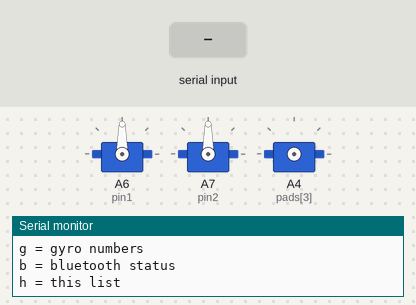
A sketch run on a simulated nRF52 board. Parts: 3 × servo, the last lines printed to the serial monitor. Wiring (inferred from the names in the program): L3G4200D gyroscope at I2C address 0x6A; L3G4200D gyroscope at I2C address 0x6B. The inputs (shaded band) are chosen by the test bench. A phone connects over Bluetooth LE 3 s after start.

Above: at 1.2 s.
1.3 s: "1" received over Serial
At 2.3 s:
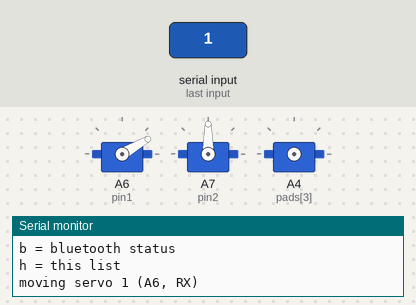
4.3 s: "2" received over Serial
At 5.9 s:
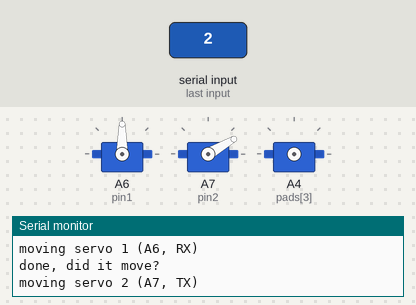
7.3 s: "a" received over Serial
At 8.8 s:
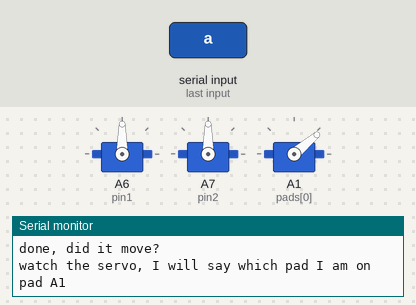
Timing chart, 0 to 16.3 s (numbered marks = the images above; inputs shaded):
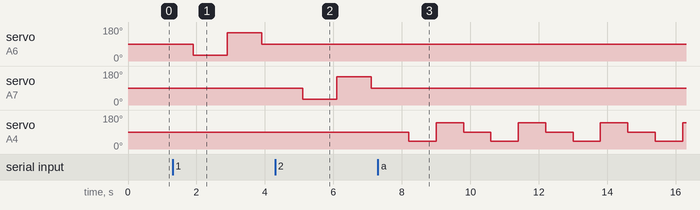

The sketch:

bottle_rocket_test.ino
```cpp
#include <bluefruit.h>
#include <Servo.h>
#include <Wire.h>

// open the serial monitor (115200), type a letter and press enter
// servo 1 is on A6 (RX), servo 2 is on A7 (TX), gyro on SDA / SCL

int pin1 = A6;
int pin2 = A7;

Servo servo1;
Servo servo2;
BLEUart bleuart;

TwoWire *bus = &Wire;
int gyroAddr = 0x6B;
bool gyroOk = false;

void writeReg(int reg, int val) {
  bus->beginTransmission(gyroAddr);
  bus->write(reg);
  bus->write(val);
  bus->endTransmission();
}

// returns the who am i value, 0 if nothing answered
int checkAddress(int addr) {
  gyroAddr = addr;
  bus->beginTransmission(gyroAddr);
  bus->write(0x0F);
  if (bus->endTransmission(false) != 0) return 0;
  bus->requestFrom(gyroAddr, 1);
  if (!bus->available()) return 0;
  return bus->read();
}

float readAxis(int lowReg) {
  bus->beginTransmission(gyroAddr);
  bus->write(lowReg);
  bus->endTransmission(false);
  bus->requestFrom(gyroAddr, 2);
  int low = bus->read();
  int high = bus->read();
  int raw = high * 256 + low;
  if (raw > 32767) raw = raw - 65536;
  return raw * 0.0175;
}

// lists every i2c address that answers on one bus
void scanBus(TwoWire *b, String name) {
  Serial.print("scanning ");
  Serial.println(name);
  int found = 0;
  for (int addr = 1; addr < 127; addr++) {
    b->beginTransmission(addr);
    if (b->endTransmission() == 0) {
      Serial.print("  found 0x");
      Serial.println(addr, HEX);
      found++;
    }
  }
  if (found == 0) Serial.println("  nothing found");
}

void scanAll() {
  scanBus(&Wire, "Wire");
#if WIRE_INTERFACES_COUNT > 1
  scanBus(&Wire1, "Wire1");
#endif
  Serial.println("the L3GD20H should show up as 0x6A or 0x6B");
  Serial.println("if the list is empty, the gyro has no power or the SDA/SCL wires are off");
}

bool lookOnBus(TwoWire *b) {
  bus = b;
  int id = checkAddress(0x6B);
  if (id == 0) id = checkAddress(0x6A);
  if (id == 0) return false;
  Serial.print("something answered at 0x");
  Serial.print(gyroAddr, HEX);
  Serial.print(", chip id 0x");
  Serial.println(id, HEX);
  return id == 0xD7;
}

void startGyro() {
  Wire.begin();
#if WIRE_INTERFACES_COUNT > 1
  Wire1.begin();
#endif

  if (lookOnBus(&Wire)) {
    Serial.println("gyro PASS: found on Wire");
    gyroOk = true;
  }
#if WIRE_INTERFACES_COUNT > 1
  else if (lookOnBus(&Wire1)) {
    Serial.println("gyro PASS: found on Wire1");
    gyroOk = true;
  }
#endif

  if (!gyroOk) {
    Serial.println("gyro FAIL: no L3GD20H found, type i to scan the bus");
    return;
  }
  writeReg(0x20, 0x0F);
  writeReg(0x23, 0x10);
}

// prints gyro numbers until you type something
void showGyro() {
  if (!gyroOk) {
    Serial.println("gyro was not found, nothing to read");
    return;
  }
  Serial.println("tilt it, type anything to stop");
  while (!Serial.available()) {
    Serial.print("x ");
    Serial.print(readAxis(0xA8));
    Serial.print("  y ");
    Serial.print(readAxis(0xAA));
    Serial.print("  z ");
    Serial.println(readAxis(0xAC));
    delay(300);
  }
  while (Serial.available()) Serial.read();
}

void moveServo(Servo &s, String name) {
  Serial.print("moving ");
  Serial.println(name);
  s.write(90);
  delay(600);
  s.write(30);
  delay(1000);
  s.write(150);
  delay(1000);
  s.write(90);
  delay(600);
  Serial.println("done, did it move?");
}

// wiggles a servo on every pad, so you can see which pad it is really on
void tryAllPads() {
  int pads[7] = {A1, A2, A3, A4, A5, A6, A7};
  Serial.println("watch the servo, I will say which pad I am on");
  for (int i = 0; i < 7; i++) {
    Serial.print("pad A");
    Serial.println(i + 1);
    Servo temp;
    temp.attach(pads[i]);
    temp.write(90);
    delay(500);
    temp.write(40);
    delay(800);
    temp.write(140);
    delay(800);
    temp.write(90);
    delay(300);
    temp.detach();
  }
  Serial.println("done. if it never moved, it is a power or ground problem");
}


// sends servo pulses by hand, no servo library
void rawTest() {
  Serial.println("raw pulses on both pins, no library");
  servo1.detach();
  servo2.detach();
  pinMode(pin1, OUTPUT);
  pinMode(pin2, OUTPUT);
  int widths[4] = {1500, 1000, 2000, 1500};
  for (int i = 0; i < 4; i++) {
    for (int n = 0; n < 40; n++) {
      digitalWrite(pin1, HIGH);
      digitalWrite(pin2, HIGH);
      delayMicroseconds(widths[i]);
      digitalWrite(pin1, LOW);
      digitalWrite(pin2, LOW);
      delay(19);
    }
  }
  servo1.attach(pin1);
  servo2.attach(pin2);
  Serial.println("done. if this moves but 1 / 2 did not, tell me");
}

void startBluetooth() {
  Bluefruit.begin();
  Bluefruit.setName("BottleRocket");
  bleuart.begin();
  Bluefruit.Advertising.addFlags(BLE_GAP_ADV_FLAGS_LE_ONLY_GENERAL_DISC_MODE);
  Bluefruit.Advertising.addTxPower();
  Bluefruit.Advertising.addService(bleuart);
  Bluefruit.ScanResponse.addName();
  Bluefruit.Advertising.restartOnDisconnect(true);
  Bluefruit.Advertising.start(0);
  Serial.println("bluetooth PASS: started, look for BottleRocket in the app");
}

void bluetoothStatus() {
  if (Bluefruit.connected()) {
    Serial.println("phone is connected, press buttons in the Control Pad");
  } else {
    Serial.println("no phone connected yet");
  }
}

// prints any buttons coming from the phone
void checkPhone() {
  while (bleuart.available() >= 5) {
    if (bleuart.peek() != '!') {
      bleuart.read();
      continue;
    }
    int p[5];
    for (int i = 0; i < 5; i++) p[i] = bleuart.read();
    if (p[1] == 'B' && p[3] == '1') {
      Serial.print("phone button ");
      Serial.println((char)p[2]);
    }
  }
}

void showHelp() {
  Serial.println("1 = move servo 1 (A6, RX)");
  Serial.println("2 = move servo 2 (A7, TX)");
  Serial.println("3 = move both");
  Serial.println("a = try a servo on every pad");
  Serial.println("r = raw pulses, no servo library");
  Serial.println("i = scan i2c for the gyro");
  Serial.println("g = gyro numbers");
  Serial.println("b = bluetooth status");
  Serial.println("h = this list");
}

void setup() {
  Serial.begin(115200);
  int wait = 0;
  while (!Serial && wait < 500) {
    delay(20);
    wait++;
  }
  Serial.println("bottle rocket test");
  servo1.attach(pin1);
  servo2.attach(pin2);
  servo1.write(90);
  servo2.write(90);
  startGyro();
  startBluetooth();
  showHelp();
}

void loop() {
  checkPhone();

  if (Serial.available()) {
    char c = Serial.read();
    if (c == '1') moveServo(servo1, "servo 1 (A6, RX)");
    if (c == '2') moveServo(servo2, "servo 2 (A7, TX)");
    if (c == '3') {
      moveServo(servo1, "servo 1 (A6, RX)");
      moveServo(servo2, "servo 2 (A7, TX)");
    }
    if (c == 'a') tryAllPads();
    if (c == 'r') rawTest();
    if (c == 'i') scanAll();
    if (c == 'g') showGyro();
    if (c == 'b') bluetoothStatus();
    if (c == 'h') showHelp();
  }
}
```

Measured:
- after the input at 1.3 s, servo on A6 (pin1): 90° → 30° after 0.60 s, → 150° 1.0 s later, → 90° 1.0 s later
- after the input at 4.3 s, servo on A7 (pin2): 90° → 30° after 0.80 s, → 150° 1.0 s later, → 90° 1.0 s later
- after the input at 7.3 s, servo on A4 (pads[3]): 90° → 40° after 0.90 s, then repeats every 2.4 s: 140° 0.80 s, 90° 0.80 s, 40° 0.80 s
